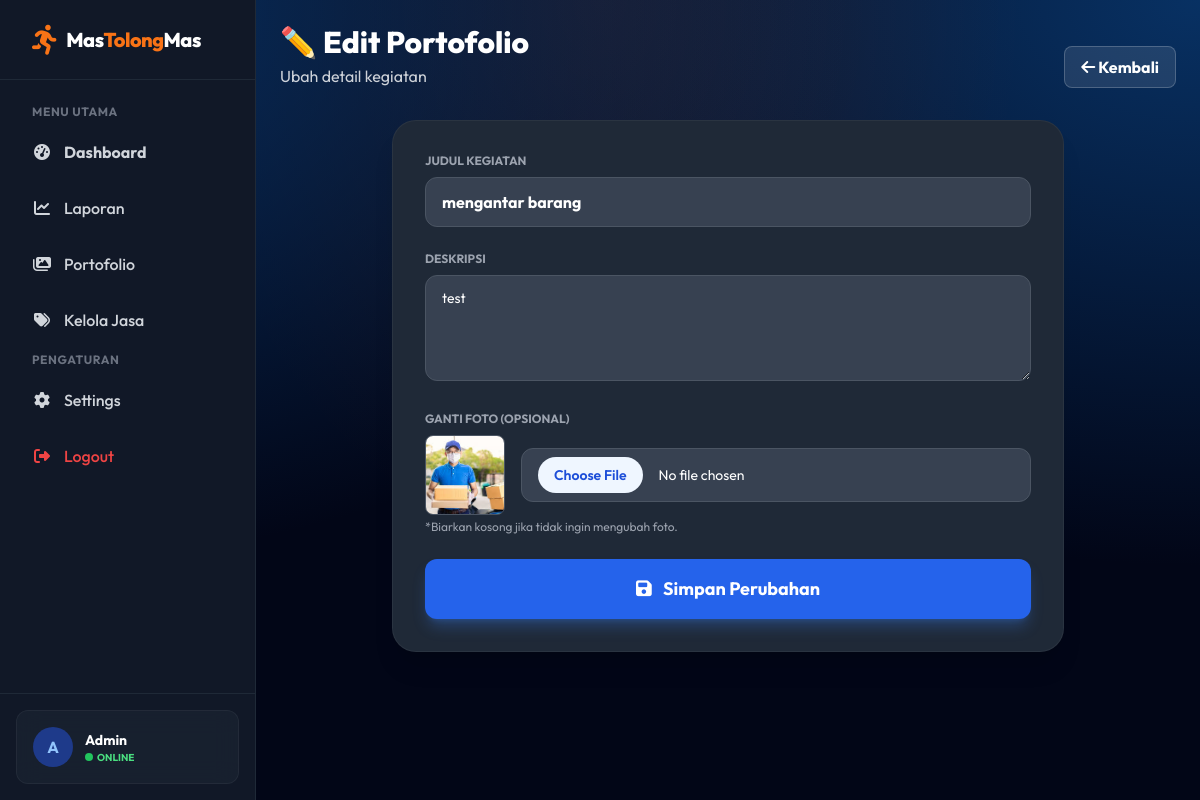
Screenshot of /admin/portfolio_edit.php?id=4 (signed in) with the database file from the repository.
### tables this page shows
CREATE TABLE `portfolio` (
  `id` int(11) NOT NULL AUTO_INCREMENT,
  `title` varchar(100) NOT NULL,
  `description` text DEFAULT NULL,
  `image_path` varchar(255) DEFAULT NULL,
  `created_at` timestamp NOT NULL DEFAULT current_timestamp(),
  PRIMARY KEY (`id`)
);

### admin/portfolio_edit.php (the view, shortened to what this page needs)
<?php
include '../includes/config.php';
$id = isset($_GET['id']) ? $_GET['id'] : null;
$stmt = $conn->prepare("SELECT * FROM portfolio WHERE id = ?");
$stmt->bind_param("i", $id);
$stmt->execute();
$item = $stmt->get_result()->fetch_assoc();
include 'includes/header.php';
?>
<div class="flex flex-col md:flex-row justify-between items-start md:items-end mb-8 text-white" data-aos="fade-down">
    <div>
        <h2 class="text-3xl font-extrabold mb-1">✏️ Edit Portofolio</h2>
        <p class="opacity-80">Ubah detail kegiatan</p>
    </div>
    <a href="portfolio.php" class="mt-4 md:mt-0 bg-white/10 hover:bg-white/20 text-white px-4 py-2 rounded-lg font-bold backdrop-blur-md transition border border-white/20">
        <i class="fa-solid fa-arrow-left"></i> Kembali
    </a>
</div>
<div class="max-w-2xl mx-auto">
    <div class="glass bg-white dark:bg-gray-800 rounded-3xl shadow-xl p-8" data-aos="fade-up">
        <form method="POST" enctype="multipart/form-data" class="space-y-6">
            <div>
                <label class="block text-xs font-bold text-gray-500 dark:text-gray-400 mb-2 uppercase">Judul Kegiatan</label>
                <input type="text" name="title" value="<?php echo htmlspecialchars($item['title']); ?>" class="w-full px-4 py-3 rounded-xl bg-gray-50 dark:bg-gray-700 border border-gray-200 dark:border-gray-600 focus:border-blue-500 font-bold dark:text-white" required>
            </div>
            <div>
                <label class="block text-xs font-bold text-gray-500 dark:text-gray-400 mb-2 uppercase">Deskripsi</label>
                <textarea name="description" rows="4" class="w-full px-4 py-3 rounded-xl bg-gray-50 dark:bg-gray-700 border border-gray-200 dark:border-gray-600 focus:border-blue-500 text-sm dark:text-white"><?php echo htmlspecialchars($item['description']); ?></textarea>
            </div>
            <div>
                <label class="block text-xs font-bold text-gray-500 dark:text-gray-400 mb-2 uppercase">Ganti Foto (Opsional)</label>
                <div class="flex items-center gap-4">
                    <img src="../<?php echo $item['image_path']; ?>" class="w-20 h-20 object-cover rounded-lg border border-gray-200 dark:border-gray-600">
                    <input type="file" name="image" class="w-full px-4 py-2 rounded-xl bg-gray-50 dark:bg-gray-700 border border-gray-200 dark:border-gray-600 focus:border-blue-500 text-sm dark:text-white file:mr-4 file:py-2 file:px-4 file:rounded-full file:border-0 file:text-sm file:font-semibold file:bg-blue-50 file:text-blue-700 hover:file:bg-blue-100">
                </div>
                <p class="text-xs text-gray-400 mt-1">*Biarkan kosong jika tidak ingin mengubah foto.</p>
            </div>
            <button type="submit" class="w-full bg-blue-600 hover:bg-blue-700 text-white py-4 rounded-xl font-bold shadow-lg shadow-blue-500/30 transition transform hover:scale-[1.02] active:scale-95 text-lg">
                <i class="fa-solid fa-save mr-2"></i> Simpan Perubahan
            </button>
        </form>
    </div>
</div>
<?php include 'includes/footer.php'; ?>

### admin/includes/header.php (style rules this page uses)
body { font-family: 'Outfit', sans-serif; }
.glass { background: rgba(255, 255, 255, 0.7); backdrop-filter: blur(10px); -webkit-backdrop-filter: blur(10px); border: 1px solid rgba(255, 255, 255, 0.3); }
.dark .glass { background: rgba(15, 23, 42, 0.6); backdrop-filter: blur(12px); border: 1px solid rgba(255, 255, 255, 0.05); }
.mesh-bg { background-color: #020617; background-image: radial-gradient(at 0% 0%, hsla(213, 85%, 21%, 1) 0px, transparent 50%), radial-gradient(at 50% 0%, hsla(20, 100%, 50%, 0.1) 0px, transparent 50%), radial-gradient(at 100% 0%, hsla(213, 85%, 21%, 1) 0px, transparent 50%); }

### rows the page displays
portfolio: title "mengantar barang", description "test", image_path (picture)
